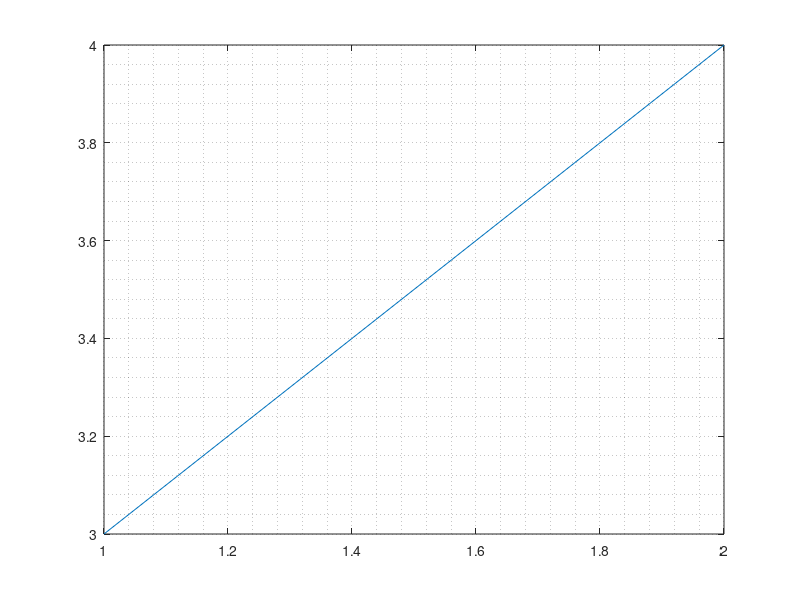

The MATLAB source for this figure:
% Sample script for the Run button. `octave --persist` keeps the interpreter (and any
% plot windows) alive after it finishes, so the session stays inspectable.
printf("Hello from CleeCode\n");
printf("octave:  %s\n", version());
A = [1 2; 3 4];
printf("det([1 2; 3 4]) = %g\n", det(A));
printf("mean of 1..10   = %g\n", mean(1:10));

figure(1);
plot(A(1,:),A(2,:));
grid minor;
